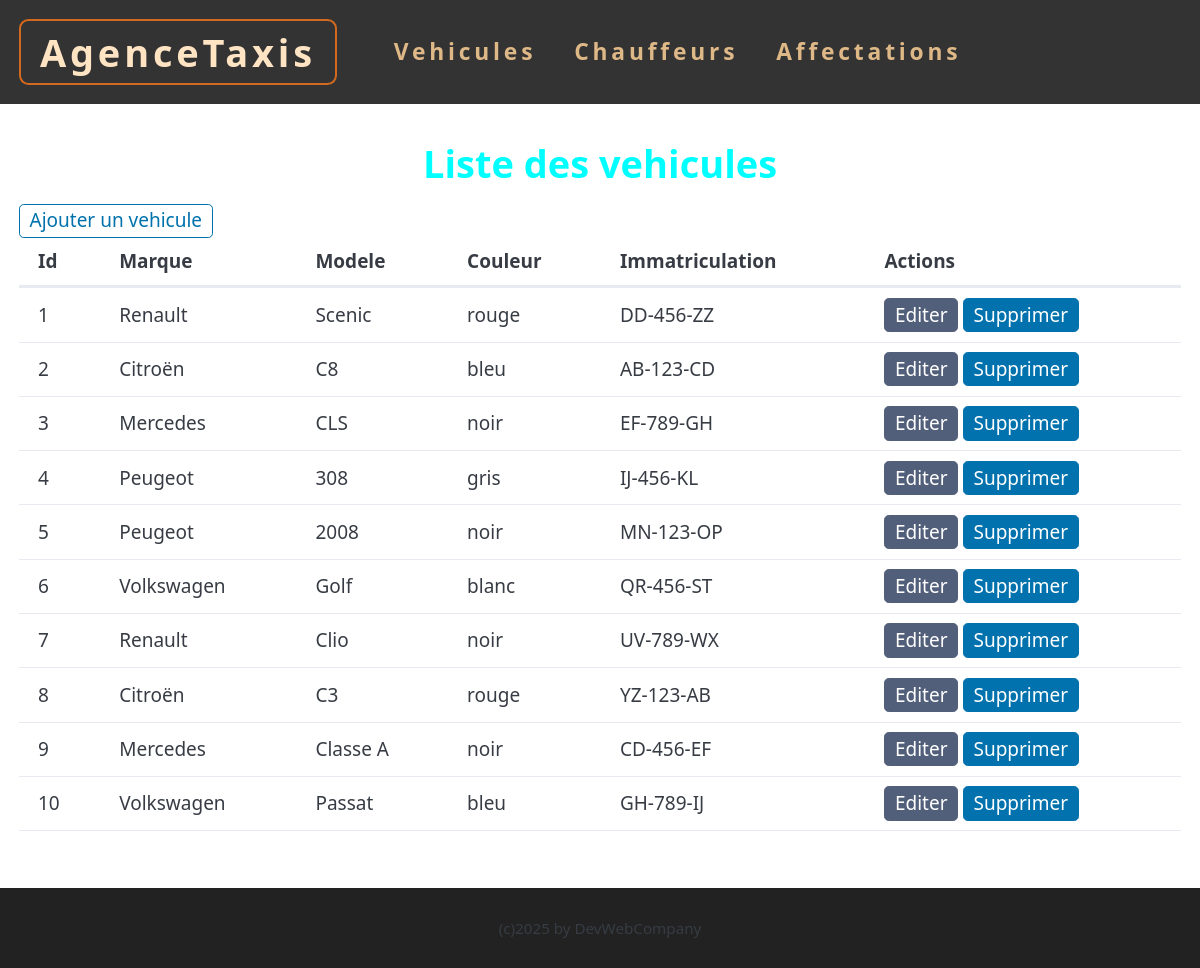
/vehicule/list-vehicule.php, run on the app's committed database.
### tables this page shows
CREATE TABLE `vehicule` (
  `id_vehicule` int(11) NOT NULL AUTO_INCREMENT,
  `marque` varchar(30) NOT NULL,
  `modele` varchar(50) NOT NULL,
  `couleur` varchar(20) NOT NULL,
  `immatriculation` varchar(15) NOT NULL,
  PRIMARY KEY (`id_vehicule`)
);

### vehicule/list-vehicule.php (called while the page is built)
<?php
include '../fonctions.php';
require '../connexiondb.php';
$vehiculeArray = listerVehicules($pdo);
include PATH_PROJECT . "/views/vehicule/list-vehicule-view.php";

### fonctions.php (called while the page is built, shortened)
<?php
function listerVehicules($pdo)
{
    $sql = "SELECT * FROM vehicule";
    $stmt = $pdo->prepare($sql);
    $stmt->execute();
    $vehicules = $stmt->fetchAll();
    return $vehicules;
}
?>

### views/vehicule/list-vehicule-view.php (the view)
<?php include PATH_PROJECT . "/views/partials/head.php"; ?>
<h1 style="text-align: center; color: aqua">Liste des vehicules</h1>
<div style="margin: 1rem">
    <a href="<?= WEB_ROOT . "/vehicule/add-vehicule.php" ?>" role="button" class="outline">Ajouter un
        vehicule</a>
    <?php if (!empty($vehiculeArray)) { ?>
        <table>
            <thead>
                <tr>
                    <th>Id</th>
                    <th>Marque</th>
                    <th>Modele</th>
                    <th>Couleur</th>
                    <th>Immatriculation</th>
                    <th>Actions</th>
                </tr>
            </thead>
            <tbody>
                <?php foreach ($vehiculeArray as $car): ?>
                    <tr>
                        <td><?= $car['id_vehicule'] ?></td>
                        <td><?= $car['marque'] ?></td>
                        <td><?= $car['modele'] ?></td>
                        <td><?= $car['couleur'] ?></td>
                        <td><?= $car['immatriculation'] ?></td>
                        <td><a href="<?= WEB_ROOT . "/vehicule/edit-vehicule.php" . "?id=" . $car['id_vehicule'] ?>"
                                role="button" class="secondary">Editer</a>
                            <a href="<?= WEB_ROOT . "/vehicule/del-vehicule.php" . "?id=" . $car['id_vehicule'] ?>"
                                role="button"
                                onclick="return confirm('Etes vous certain de vouloir supprimer ce vehicule ?');">Supprimer</a>
                        </td>
                    </tr>
                <?php endforeach; ?>
            </tbody>
        </table>
    <?php } else { ?>
        <p class="empty">Aucun vehicule est disponible.</p>
    <?php } ?>
</div>
<?php include PATH_PROJECT . "/views/partials/tail.php"; ?>

### assets/css/style.css (style rules this page uses)
[role=button] { padding: 0.1rem 0.5rem; }
body { min-height: 100vh; }

### data on the page
vehicule: id_vehicule "1", marque "Renault", modele "Scenic", couleur "rouge", immatriculation "DD-456-ZZ"
vehicule: id_vehicule "2", marque "Citroën", modele "C8", couleur "bleu", immatriculation "AB-123-CD"
vehicule: id_vehicule "3", marque "Mercedes", modele "CLS", couleur "noir", immatriculation "EF-789-GH"
vehicule: id_vehicule "4", marque "Peugeot", modele "308", couleur "gris", immatriculation "IJ-456-KL"
vehicule: id_vehicule "5", marque "Peugeot", modele "2008", couleur "noir", immatriculation "MN-123-OP"
vehicule: id_vehicule "6", marque "Volkswagen", modele "Golf", couleur "blanc", immatriculation "QR-456-ST"
vehicule: id_vehicule "7", marque "Renault", modele "Clio", couleur "noir", immatriculation "UV-789-WX"
vehicule: id_vehicule "8", marque "Citroën", modele "C3", couleur "rouge", immatriculation "YZ-123-AB"
vehicule: id_vehicule "9", marque "Mercedes", modele "Classe A", couleur "noir", immatriculation "CD-456-EF"
vehicule: id_vehicule "10", marque "Volkswagen", modele "Passat", couleur "bleu", immatriculation "GH-789-IJ"
